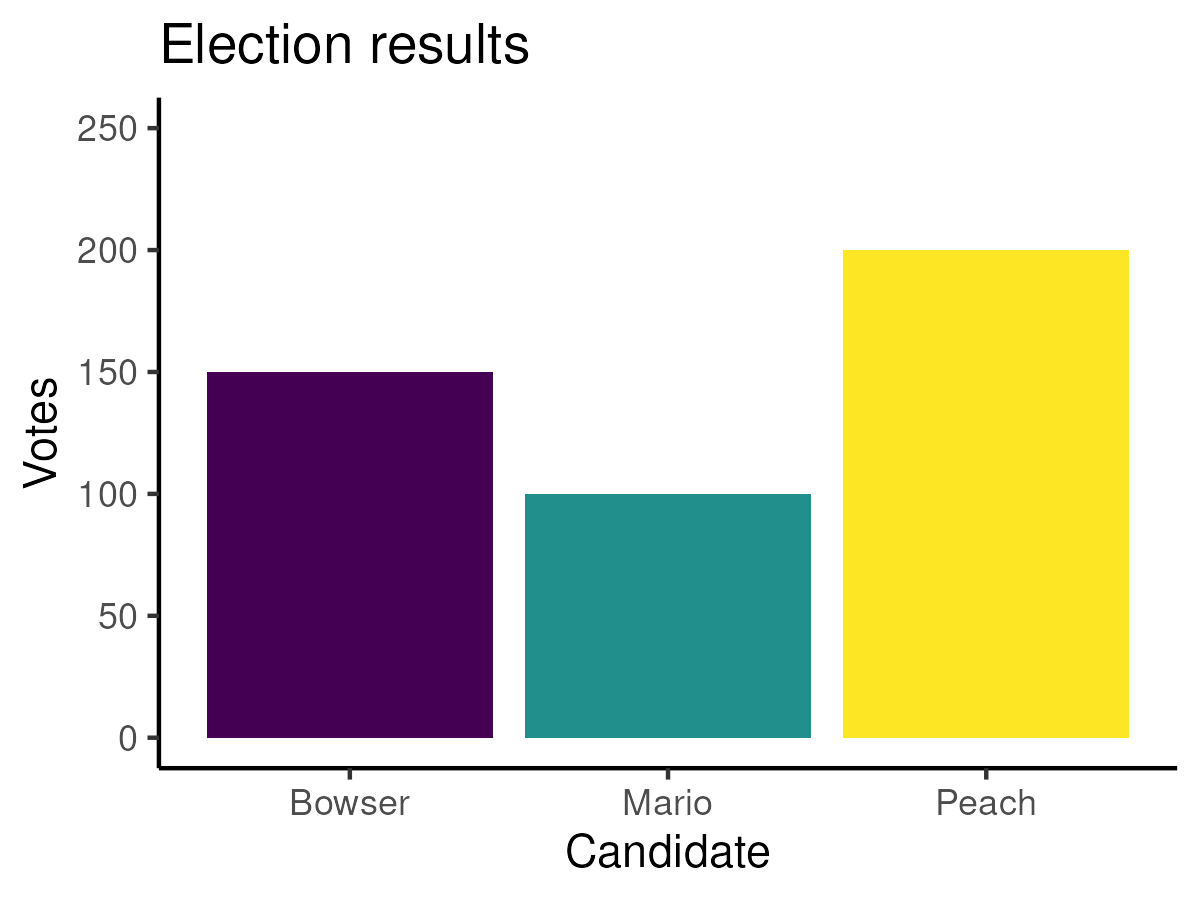

Write the R code that produced this figure.
votes <- read.csv("votes.csv")
# giving it some data, then some geometry
# we are adding a new layer(using +) to the blank plot
p <- ggplot(votes, aes(x = candidate, y = votes))+
  geom_col(
    aes(fill = candidate), # to fill the plots with color
    show.legend = FALSE # to remove the color labels
  )+
  scale_fill_viridis_d()+ #Color blindness specific colors
  scale_y_continuous(limits = c(0, 250))+ # We are changing the range of the y axis here
  labs(
      x = "Candidate",
      y = "Votes",
      title = "Election results"
    )+
  theme_classic()

# p + to add more functions
ggsave( # While saving we need to specify all these to save it properly
  "votes.png",
  plot = p,
  width = 1200,
  height = 900,
  units = "px"
)
  
  
